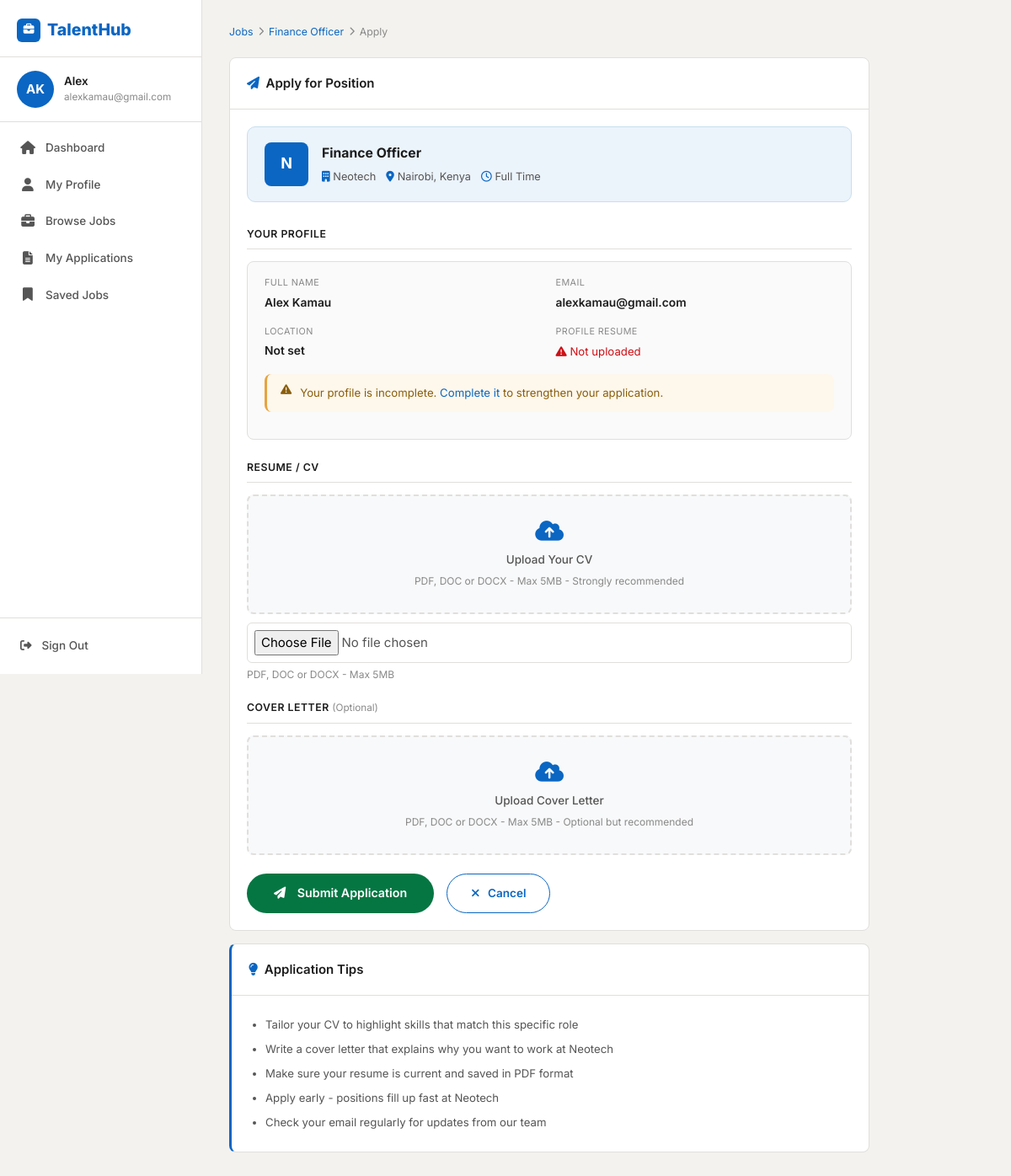
The app's page /job/12/apply/ (signed in) with its own data.
### job_seeker/models.py (models this page shows, shortened)
class User(AbstractUser):
    STAFF = 'staff'
    APPLICANT = 'applicant'
    user_types = [
        (STAFF, 'staff'),
        (APPLICANT, 'applicant'),
    ]
    contact = models.CharField(max_length=100, blank=True)
    location = models.CharField(max_length=100, blank=True)
    user_type = models.CharField(max_length=20, choices=user_types, blank=True)
    class Meta:
        ordering = ['first_name', 'last_name']
    @property
    def full_name(self):
        return f'{self.first_name} {self.last_name}'.strip() or self.username
    @property
    def initials(self):
        parts = self.full_name.split()
        if len(parts) >= 2:
            return (parts[0][0] + parts[-1][0]).upper()
        return self.username[:2].upper()

class Job(models.Model):
    staff = models.ForeignKey(User, related_name='jobs', on_delete=models.CASCADE, null=True)
    title = models.CharField(max_length=255)
    company = models.CharField(max_length=200, null=True, blank=True)
    location = models.CharField(max_length=255)
    description = models.TextField()
    skills_req = models.CharField(max_length=500, null=True, blank=True)
    job_type = models.CharField(max_length=30, choices=JOB_TYPES, default='Full Time', null=True)
    link = models.URLField(null=True, blank=True)
    salary = models.CharField(max_length=100, null=True, blank=True)
    slug = AutoSlugField(populate_from='title', unique=True, null=True)
    date_posted = models.DateTimeField(default=timezone.now)
    deadline = models.DateField(null=True, blank=True)

class Profile(models.Model):
    user = models.OneToOneField(User, on_delete=models.CASCADE, primary_key=True, related_name='profile')
    full_name = models.CharField(max_length=200, null=True, blank=True)
    location = models.CharField(max_length=255, null=True, blank=True)
    resume = models.FileField(upload_to='resumes/', null=True, blank=True)
    grad_year = models.IntegerField(blank=True, null=True)
    job_type = models.CharField(max_length=30, choices=JOB_TYPES, default='Full Time', null=True)
    slug = AutoSlugField(populate_from='user', unique=True)
    linkedin_url = models.URLField(blank=True, null=True, verbose_name='LinkedIn Profile URL')

### job_seeker/views.py (the view)
# urls.py: path('job/<int:job_id>/apply/', views.apply_job, name='apply-job'),
@login_required
def apply_job(request, job_id):
    job = get_object_or_404(Job, id=job_id)
    if Application.objects.filter(applicant__user=request.user, job=job).exists():
        messages.info(request, 'You have already applied for this job.')
        return redirect('job-details', job_id=job_id)
    if request.method == 'POST':
        form = JobApplicationForm(request.POST, request.FILES)
        if form.is_valid():
            try:
                applicant = request.user.applicant
            except Applicant.DoesNotExist:
                messages.error(request, 'Your applicant profile is not set up. Please contact support.')
                return redirect('my-profile')
            application = form.save(commit=False)
            application.job = job
            application.applicant = applicant
            application.date_applied = DT.datetime.now()
            application.save()
            messages.success(request, f'Your application for "{job.title}" has been submitted!')
            return redirect('applied-jobs')
        else:
            messages.error(request, 'Please correct the errors below.')
    else:
        form = JobApplicationForm()
    profile = Profile.objects.filter(user=request.user).first()
    context = {'form': form, 'job': job, 'profile': profile}
    return render(request, 'applicant/apply.html', context)

### job_seeker/forms.py
class JobApplicationForm(forms.ModelForm):
    resume = forms.FileField(
        required=False,
        label='Resume/CV',
        help_text='Upload a CV tailored for this specific role. PDF, DOC or DOCX. Max 5MB.',
        widget=forms.ClearableFileInput(attrs={'accept': '.pdf,.doc,.docx'}),
    )
    class Meta:
        model = Application
        fields = ['resume', 'cover_letter']
        widgets = {
            'cover_letter': forms.FileInput(attrs={'accept': '.pdf,.doc,.docx'})
        }

### templates/applicant/apply.html (shortened to what this page needs)
{% extends 'base.html' %}
{% block body %}
{% include 'applicant/side_bar_applicant.html' %}
<div class="sidebar-main">
  <div style="max-width:760px;">
    <div class="th-breadcrumb">
      <a href="{% url 'posted-jobs' %}">Jobs</a>
      <i class="fa-solid fa-chevron-right"></i>
      <a href="{% url 'job-details' job.id %}">{{ job.title }}</a>
      <i class="fa-solid fa-chevron-right"></i>
      <span>Apply</span>
    </div>
    <div class="th-card">
      <div class="th-card-header">
        <i class="fa-solid fa-paper-plane me-2 text-primary-th"></i>Apply for Position
      </div>
      <div class="th-card-body">
        <div style="background:#EBF3FB;border:1px solid #c8dff0;border-radius:10px;padding:18px 20px;display:flex;align-items:center;gap:16px;margin-bottom:28px;">
          <div class="job-company-avatar av-blue" style="width:52px;height:52px;font-size:1.2rem;flex-shrink:0;">
            {{ job.company|first|upper|default:"N" }}
          </div>
          <div>
            <div style="font-size:1.05rem;font-weight:700;color:var(--text-dark);margin-bottom:5px;">{{ job.title }}</div>
            <div style="font-size:.85rem;color:var(--text-med);display:flex;flex-wrap:wrap;gap:12px;">
              <span><i class="fa-solid fa-building me-1" style="color:#0A66C2;"></i>{{ job.company|default:"Neotech" }}</span>
              <span><i class="fa-solid fa-location-dot me-1" style="color:#0A66C2;"></i>{{ job.location }}</span>
              <span><i class="fa-regular fa-clock me-1" style="color:#0A66C2;"></i>{{ job.job_type }}</span>
            </div>
          </div>
        </div>
        <div class="apply-section-title">Your Profile</div>
        <div class="th-card mb-4" style="background:#fafafa;">
          <div class="th-card-body" style="padding:16px 20px;">
            <div class="row g-3">
              <div class="col-md-6">
                <div style="font-size:.72rem;color:var(--text-light);text-transform:uppercase;letter-spacing:.4px;margin-bottom:3px;">Full Name</div>
                <div style="font-size:.92rem;font-weight:600;color:var(--text-dark);">{{ request.user.full_name }}</div>
              </div>
              <div class="col-md-6">
                <div style="font-size:.72rem;color:var(--text-light);text-transform:uppercase;letter-spacing:.4px;margin-bottom:3px;">Email</div>
                <div style="font-size:.92rem;font-weight:600;color:var(--text-dark);">{{ request.user.email }}</div>
              </div>
              {% if profile %}
              <div class="col-md-6">
                <div style="font-size:.72rem;color:var(--text-light);text-transform:uppercase;letter-spacing:.4px;margin-bottom:3px;">Location</div>
                <div style="font-size:.92rem;font-weight:600;color:var(--text-dark);">{{ profile.location|default:"Not set" }}</div>
              </div>
              <div class="col-md-6">
                <div style="font-size:.72rem;color:var(--text-light);text-transform:uppercase;letter-spacing:.4px;margin-bottom:3px;">Profile Resume</div>
                {% if profile.resume %}
                <a href="{{ profile.resume.url }}" target="_blank" style="font-size:.92rem;color:var(--primary);font-weight:600;">
                  <i class="fa-solid fa-file-pdf me-1"></i>View Resume
                </a>
                {% else %}
                <span style="font-size:.88rem;color:var(--danger);">
                  <i class="fa-solid fa-triangle-exclamation me-1"></i>Not uploaded
                </span>
                {% endif %}
              </div>
              {% endif %}
            </div>
            {% if not profile or not profile.resume %}
            <div class="mt-3 th-alert th-alert-warning">
              <i class="fa-solid fa-triangle-exclamation"></i>
              <span>Your profile is incomplete. <a href="{% url 'edit-profile' %}">Complete it</a> to strengthen your application.</span>
            </div>
            {% endif %}
          </div>
        </div>
        <form action="{{ request.path }}" method="post"
              enctype="multipart/form-data"
              class="modern-apply-form">
          <div class="apply-section-title">Resume / CV</div>
          <div class="th-form-group">
            <div class="upload-zone" id="resume-zone"
                 onclick="document.getElementById('id_resume').click();">
              <div id="resume-default">
                <i class="fa-solid fa-cloud-arrow-up upload-zone-icon"></i>
                <div class="upload-zone-text">Upload Your CV</div>
                <div class="upload-zone-hint">PDF, DOC or DOCX - Max 5MB - Strongly recommended</div>
              </div>
            </div>
            <div style="margin-top:10px;">
              <input type="file"
                     name="resume"
                     id="id_resume"
                     accept=".pdf,.doc,.docx"
                     style="display:block;
                            width:100%;
                            padding:8px;
                            margin-top:8px;
                            border:1px solid #E0DFDC;
                            border-radius:6px;
                            background:white;
                            cursor:pointer;"
                     onchange="fileChosen('id_resume','resume-zone','resume-default','resume-chosen','resume-name')">
              <small style="color:#888888;font-size:0.8rem;
                            margin-top:4px;display:block;">
                PDF, DOC or DOCX - Max 5MB
              </small>
            </div>
          </div>
          <div class="apply-section-title mt-2">
            Cover Letter
            <span style="font-weight:400;color:var(--text-light);font-size:.78rem;text-transform:none;letter-spacing:0;">(Optional)</span>
          </div>
          <div class="th-form-group">
            <div class="upload-zone" id="cover-zone"
                 onclick="document.getElementById('cover-file').click();">
              <div id="cover-default">
                <i class="fa-solid fa-cloud-arrow-up upload-zone-icon"></i>
                <div class="upload-zone-text">Upload Cover Letter</div>
                <div class="upload-zone-hint">PDF, DOC or DOCX - Max 5MB - Optional but recommended</div>
              </div>
            </div>
          </div>
          <div class="d-flex gap-3 mt-4">
            <button type="submit" class="btn-success-th" style="padding:12px 32px;font-size:.95rem;border-radius:24px;">
              <i class="fa-solid fa-paper-plane me-2"></i>Submit Application
            </button>
            <a href="{% url 'job-details' job.id %}" class="btn-outline-th" style="padding:11px 28px;border-radius:24px;">
              <i class="fa-solid fa-xmark me-1"></i>Cancel
            </a>
          </div>
        </form>
      </div>
    </div>
    <div class="th-card mt-3" style="border-left:3px solid #0A66C2;">
      <div class="th-card-header">
        <i class="fa-solid fa-lightbulb me-2 text-primary-th"></i>Application Tips
      </div>
      <div class="th-card-body">
        <ul style="margin:0;padding-left:20px;font-size:.88rem;color:var(--text-med);line-height:2.2;">
          <li>Tailor your CV to highlight skills that match this specific role</li>
          <li>Write a cover letter that explains why you want to work at Neotech</li>
          <li>Make sure your resume is current and saved in PDF format</li>
          <li>Apply early - positions fill up fast at Neotech</li>
          <li>Check your email regularly for updates from our team</li>
        </ul>
      </div>
    </div>
  </div>
</div>
{% endblock %}

### templates/applicant/side_bar_applicant.html (shortened to what this page needs)
{% load static %}
<aside class="th-sidebar" id="appSidebar">
  <div class="sidebar-logo-area">
    <a href="{% url 'home' %}" class="sidebar-logo">
      <div style="width:28px;height:28px;background:var(--primary);border-radius:6px;display:flex;align-items:center;justify-content:center;color:white;font-size:.85rem;flex-shrink:0;">
        <i class="fa-solid fa-briefcase"></i>
      </div>
      TalentHub
    </a>
  </div>
  <div class="sidebar-user-area">
    <div class="sidebar-avatar">{{ request.user.initials }}</div>
    <div style="min-width:0;">
      <p class="sidebar-user-name">{{ request.user.first_name|default:request.user.username }}</p>
      <p class="sidebar-user-email">{{ request.user.email }}</p>
    </div>
  </div>
  <ul class="sidebar-nav">
    <li>
      <a href="{% url 'applicant' %}" class="{% if request.resolver_match.url_name == 'applicant' %}active{% endif %}">
        <i class="fa-solid fa-house"></i> Dashboard
      </a>
    </li>
    <li>
      <a href="{% url 'my-profile' %}" class="{% if request.resolver_match.url_name == 'my-profile' or request.resolver_match.url_name == 'edit-profile' %}active{% endif %}">
        <i class="fa-solid fa-user"></i> My Profile
      </a>
    </li>
    <li>
      <a href="{% url 'posted-jobs' %}" class="{% if request.resolver_match.url_name == 'posted-jobs' %}active{% endif %}">
        <i class="fa-solid fa-briefcase"></i> Browse Jobs
      </a>
    </li>
    <li>
      <a href="{% url 'applied-jobs' %}" class="{% if request.resolver_match.url_name == 'applied-jobs' %}active{% endif %}">
        <i class="fa-solid fa-file-lines"></i> My Applications
      </a>
    </li>
    <li>
      <a href="{% url 'saved-jobs' %}" class="{% if request.resolver_match.url_name == 'saved-jobs' %}active{% endif %}">
        <i class="fa-solid fa-bookmark"></i> Saved Jobs
      </a>
    </li>
  </ul>
  <div class="sidebar-footer">
    <a href="{% url 'logout' %}" class="sidebar-logout">
      <i class="fa-solid fa-right-from-bracket"></i> Sign Out
    </a>
  </div>
</aside>

### records on screen
User: user.initials "AK", user.first_name "Alex", user.email "alexkamau@gmail.com", user.full_name "Alex Kamau"
Job: title "Finance Officer", company|first "N", company "Neotech", location "Nairobi, Kenya", job_type "Full Time"
Profile: location "Not set"
